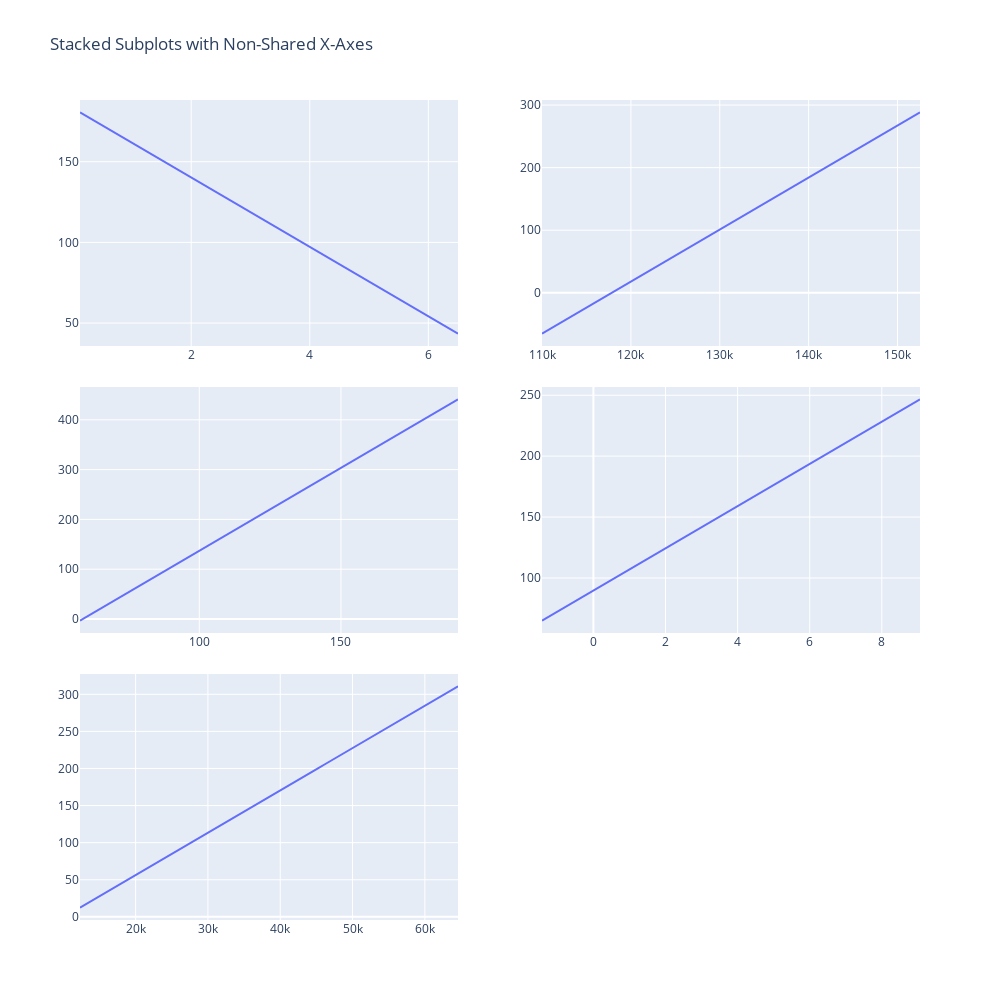

The notebook cell this image was saved under:
### Code cell
fig1 = px.scatter(X, x="us_ir", y="spy_close", trendline="ols", title="positive_pct_change")
fig1.update_layout(
    height=400)

fig2 = px.scatter(X, x="nfp", y="spy_close", trendline="ols", title="negative_pct_change")
fig2.update_layout(
    height=400)

fig3 = px.scatter(X, x="pp", y="spy_close", trendline="ols", title="death_pct_change")
fig3.update_layout(
    height=400)

fig4 = px.scatter(X, x="us_cp", y="spy_close", trendline="ols", title="hospitalized_pct_change")
fig4.update_layout(
    height=400)

fig5 = px.scatter(X, x="us_tc", y="spy_close", trendline="ols", title="total_cases_pct_change")
fig5.update_layout(
    height=400)

#add traces
trace1 = fig1['data'][1]
trace2 = fig2['data'][1]
trace3 = fig3['data'][1]
trace4 = fig4['data'][1]
trace5 = fig5['data'][1]

fig = make_subplots(rows=3
                    ,cols=2
                    ,shared_xaxes=False
                    ,row_heights=[9., 9., 9.]
                    ,column_widths=[.1, .1]
                    ,shared_yaxes=False
                    ,vertical_spacing=0.05
                   )

fig.add_trace(trace1, row=1, col=1)
fig.add_trace(trace2, row=1, col=2)
fig.add_trace(trace3, row=2, col=1)
fig.add_trace(trace4, row=2, col=2)
fig.add_trace(trace5, row=3, col=1)

fig['layout'].update(height=1000, width=1000, title='Stacked Subplots with Non-Shared X-Axes')

fig.show()
